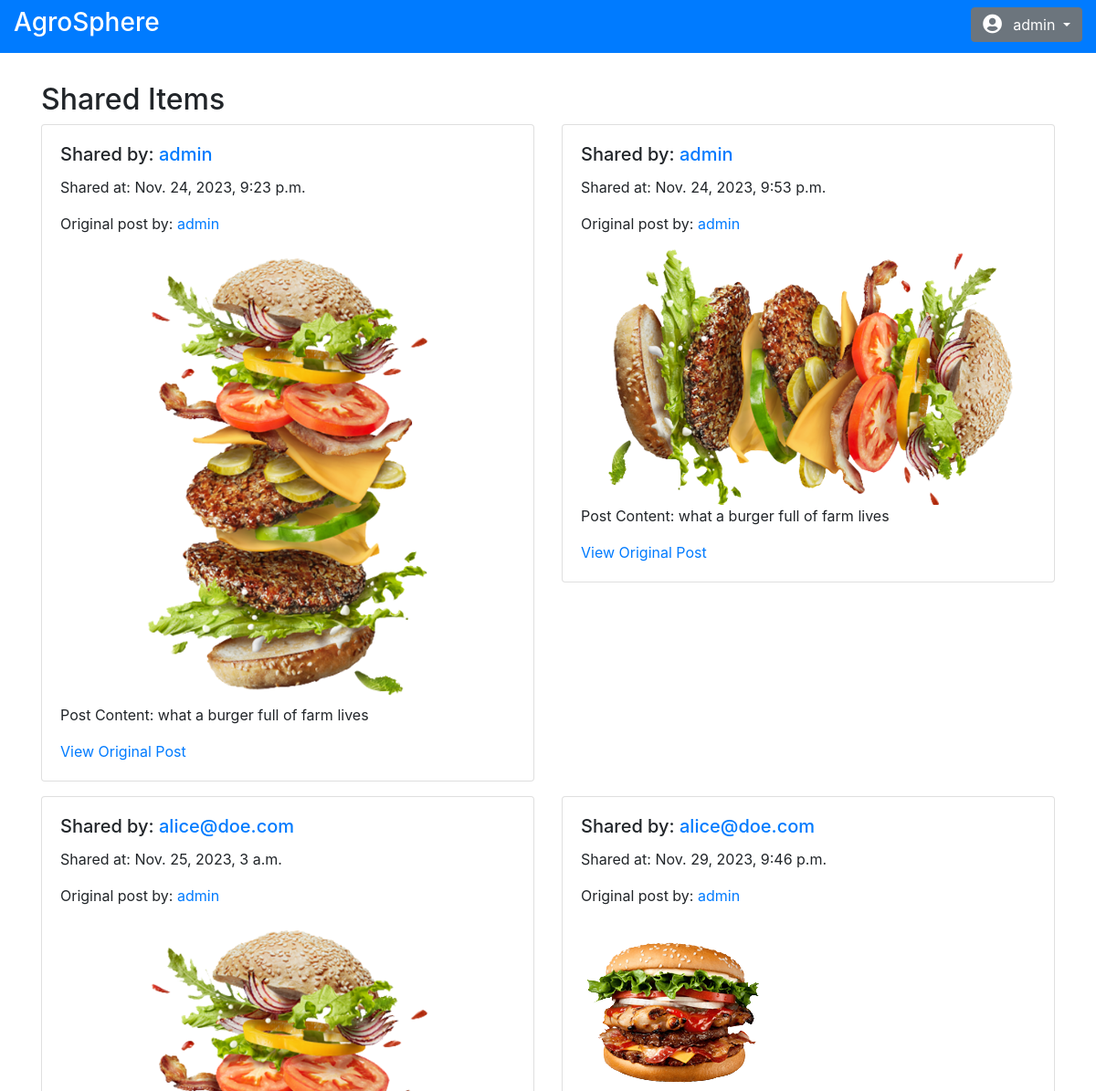
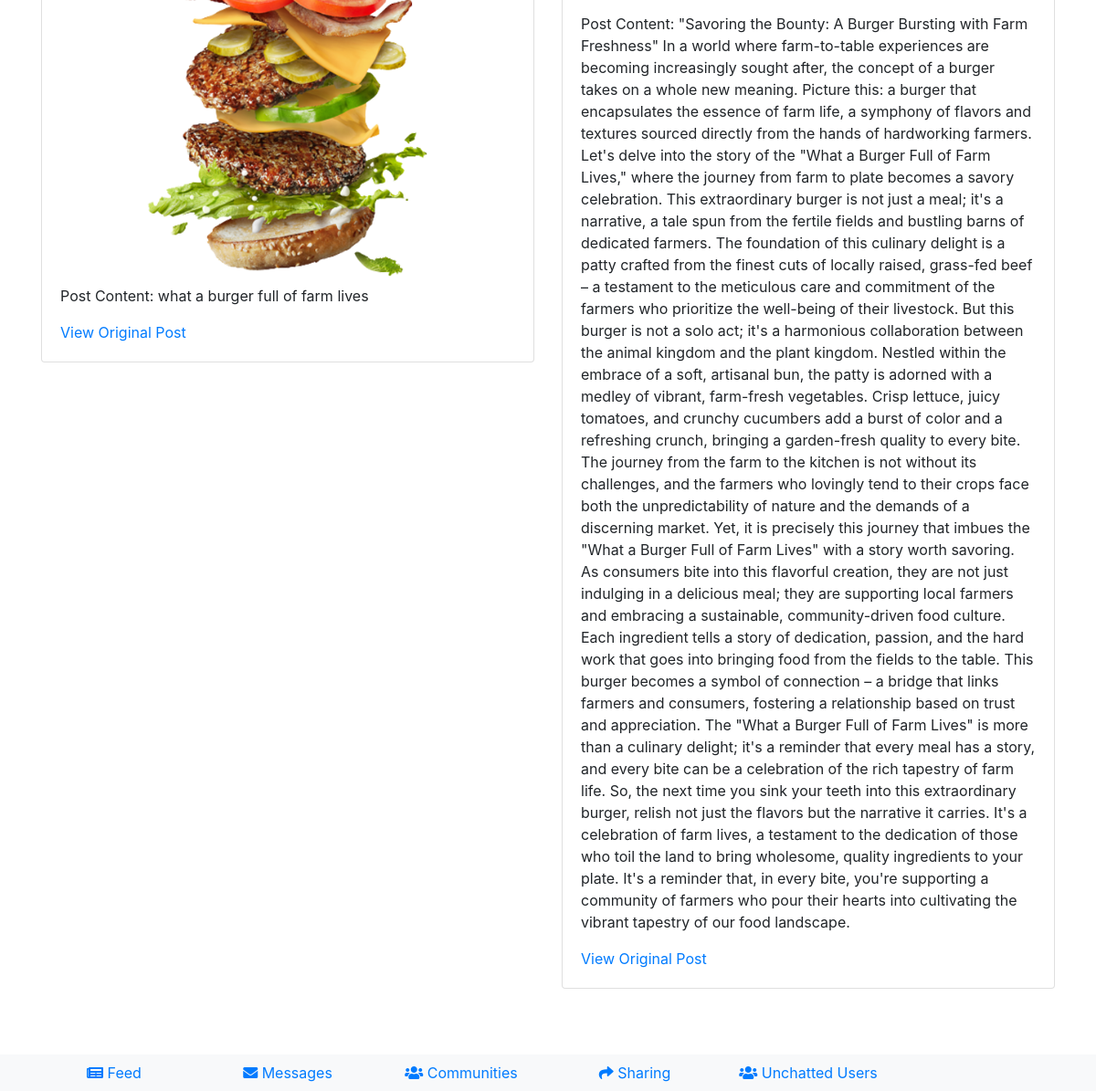
The app's page /sharing/shared-items/ (signed in) with its own data (2 pictures, top to bottom).
### sharing/models.py (models this page shows, shortened)
class SharedItem(models.Model):
    user = models.ForeignKey(User, on_delete=models.CASCADE)
    post = models.ForeignKey(Post, on_delete=models.CASCADE)
    shared_at = models.DateTimeField(auto_now_add=True)

### newsfeed/models.py (models this page shows, shortened)
class Post(models.Model):
    user = models.ForeignKey(User, on_delete=models.CASCADE)
    content = models.TextField()
    created_at = models.DateTimeField(auto_now_add=True)
    likes = models.ManyToManyField(User, related_name='liked_posts', blank=True)
    image = models.ImageField(upload_to='post_images/', null=True, blank=True)

### sharing/views.py (the view)
# urls.py: path('shared-items/', shared_items, name='shared_items'),
@login_required
def shared_items(request):
    shared_items = SharedItem.objects.all()  # Retrieve all shared items
    return render(request, 'sharing/shared_items.html', {'shared_items': shared_items})

### templates/sharing/shared_items.html (shortened to what this page needs)
{% extends 'base.html' %}
{% load static %}
{% block content %}
  <div class="container mt-3">
    <h2>Shared Items</h2>
    <div class="row">
      {% if shared_items %}
        {% for shared_item in shared_items %}
          <div class="col-md-6 mb-3">
            <div class="card">
              <div class="card-body">
                <h5 class="card-title">
                  Shared by: <a href="{% url 'profile_details' shared_item.user.id %}">{{ shared_item.user.username }}</a>
                </h5>
                <p class="card-text">
                  Shared at: {{ shared_item.shared_at }}
                </p>
                <p class="card-text">
                  Original post by: <a href="{% url 'profile_details' shared_item.post.user.id %}">{{ shared_item.post.user.username }}</a>
                </p>
                {% if shared_item.post.image %}
                  <img src="{{ shared_item.post.image.url }}" alt="Post Image" class="img-fluid">
                {% endif %}
                <p class="card-text">Post Content: {{ shared_item.post.content }}</p>
                <p class="card-text">
                  <a href="{% url 'feed_details' post_id=shared_item.post.id %}">View Original Post</a>
                </p>
              </div>
            </div>
          </div>
        {% endfor %}
      {% else %}
        <p>No shared items yet.</p>
      {% endif %}
    </div>
  </div><br><br>
{% endblock %}

### templates/base.html (shortened to what this page needs)
<!DOCTYPE html>
{% load static %}
<html lang="en">
<head>
    <link rel="stylesheet" href="https://cdn.jsdelivr.net/npm/bootstrap@4.6.2/dist/css/bootstrap.min.css">
    <link rel="stylesheet" href="https://cdnjs.cloudflare.com/ajax/libs/font-awesome/5.15.1/css/all.min.css">
</head>
<body>
<div class="container-fluid">
    <div class="row bg-primary text-white py-2">
        <div class="col-md-6">
            <h3>{% block page_title %}AgroSphere{% endblock %}</h3>
        </div>
        <div class="col-md-6 text-right">
            {% if user.is_authenticated %}
                <div class="btn-group">
                    <button class="btn btn-secondary dropdown-toggle" type="button" id="profileDropdown" data-toggle="dropdown" aria-haspopup="true" aria-expanded="false">
                        <i class="fas fa-user-circle fa-lg mr-2"></i> {{ user.username }}
                    </button>
                </div>
            {% else %}
                <a class="btn btn-secondary" href="{% url 'login' %}">Login</a>
                <a class="btn btn-secondary ml-2" href="{% url 'signup' %}">Signup</a>
            {% endif %}
        </div>
    </div>
    <div class="row mt-3">
        <div class="col-md-12">
            {% block content %}{% endblock %}
        </div>
    </div><br><br>
</div>
<div class="fixed-bottom bg-light py-2">
    <div class="container">
        <div class="row">
            <div class="col-2 text-center">
                <a href="{% url 'feed' %}" class="d-none d-md-block">
                    <i class="fas fa-newspaper"></i> Feed
                </a>
            </div>
            <div class="col-2 text-center">
                <a href="{% url 'messages' %}" class="d-none d-md-block">
                    <i class="fas fa-envelope"></i> Messages
                </a>
            </div>
            <div class="col-2 text-center">
                <a href="{% url 'communities' %}" class="d-none d-md-block">
                    <i class="fas fa-users"></i> Communities
                </a>
            </div>
            <div class="col-2 text-center">
                <a href="{% url 'shared_items' %}" class="d-none d-md-block">
                    <i class="fas fa-share"></i> Sharing
                </a>
            </div>
            <div class="col-2 text-center">
                <a href="{% url 'unchatted_users' %}" class="d-none d-md-block">
                    <i class="fas fa-users"></i> Unchatted Users
                </a>
            </div>
        </div>
    </div>
</div>
</body>
</html>

### records on screen
SharedItem: user.username "admin", shared_at "Nov. 24, 2023, 9:23 p.m.", post.user.username "admin", post.image (picture), post.content "what a burger full of farm lives"
SharedItem: user.username "admin", shared_at "Nov. 24, 2023, 9:53 p.m.", post.user.username "admin", post.image (picture), post.content "what a burger full of farm lives"
SharedItem: user.username "alice@doe.com", shared_at "Nov. 25, 2023, 3 a.m.", post.user.username "admin", post.image (picture), post.content "what a burger full of farm lives"
SharedItem: user.username "alice@doe.com", shared_at "Nov. 29, 2023, 9:46 p.m.", post.user.username "admin", post.image (picture), post.content "\"Savoring the Bounty: A Burger Bursting with Farm Freshness\" In a world where farm-to-table experiences are becoming increasingly sought after, the concept of a burger takes on a whole new meaning. Picture this: a burger that encapsulates the essence of farm life, a symphony of flavors and textures sourced directly from the hands of hardworking farmers. Let's delve into the story of the \"What a Burger Full of Farm Lives,\" where the journey from farm to plate becomes a savory celebration. This extraordinary burger is not just a meal; it's a narrative, a tale spun from the fertile fields and bustling barns of dedicated farmers. The foundation of this culinary delight is a patty crafted from…"

### other values on screen
{{ user.username }} "admin"
